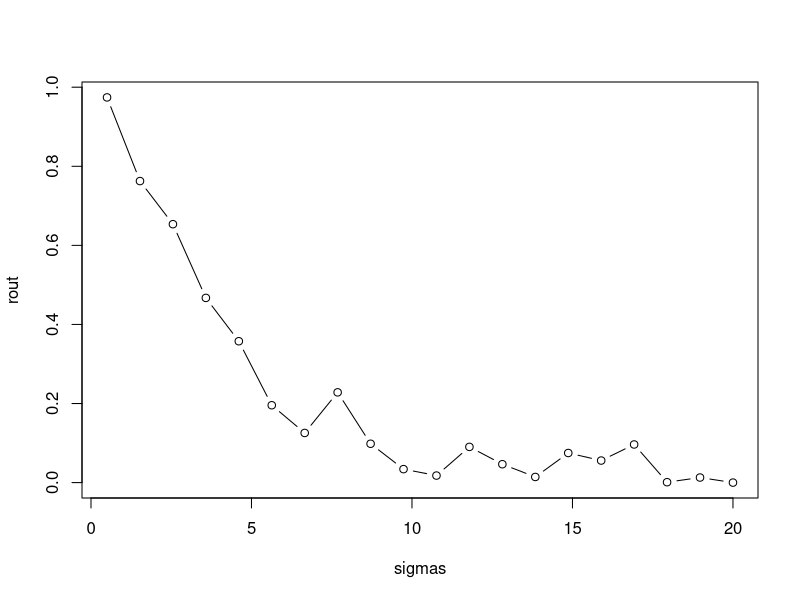

Here is the R script that generated this plot:
## ---- chunk 1
r2.0 <- function(sig){
  # our predictor
  x <- seq(1,10,length.out = 100)   
  # our response; a function of x plus some random noise
  y <- 2 + 1.2*x + rnorm(100,0,sd = sig) 
  # print the R-squared value
  summary(lm(y ~ x))$r.squared          
}
sigmas <- seq(0.5,20,length.out = 20)
 # apply our function to a series of sigma values
rout <- sapply(sigmas, r2.0)            
plot(rout ~ sigmas, type="b")
